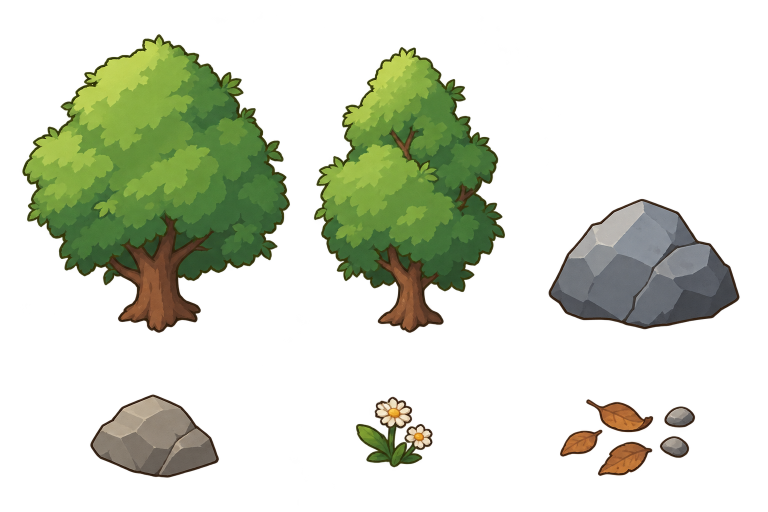
#> input picture art/scene_v07/props/generated.png, 1536 x 1024 px, found by its file name (shown at 1/2 size)
$ python finish_final_scenery_v2.py
#> lines starting #> are read from the running program, lines starting #| are printed output that depends on the picture; after the words box and inside, x2 and y2 are one past the last pixel; in counts of white or black regions, pixels touching at a corner belong together
from pathlib import Path
import json,hashlib
from PIL import Image
import numpy as np
out=Path('assets/exploration/final-v2');out.mkdir(parents=True,exist_ok=True)
source=Path('art/final-chapter-v2/props/generated.png');im=Image.open(source).convert('RGBA');files={}
#> further down, im is the input picture: PIL image 1536x1024 RGBA; mean R, G, B, A 55, 59.6, 32.4, 72.1
for i,name in enumerate(['pillar','stump','seat']):
 box=[(0,0,512,im.height),(512,0,980,im.height),(980,0,im.width,im.height)][i];pic=im.crop(box);a=np.array(pic);rgb=a[:,:,:3].astype(float)
 excess=np.minimum(rgb[:,:,0],rgb[:,:,2])-rgb[:,:,1];alpha=1-np.clip(excess/255,0,1);alpha[excess<12]=1;alpha[excess>130]=0
 for c,key in [(0,255),(1,0),(2,255)]:a[:,:,c]=np.clip((rgb[:,:,c]-key*(1-alpha))/np.maximum(alpha,.001),0,255).astype('uint8')
 a[:,:,3]=(alpha*255).astype('uint8');a[alpha==0]=0;pic=Image.fromarray(a);bounds=pic.getbbox();pic=pic.crop(bounds);pic.save(out/(name+'.png'))
 width={'pillar':78,'stump':76,'seat':103}[name]
 files[name]={'source':str(source),'ownership':box,'bounds':bounds,'source_size':pic.size,'world_width':width,'world_height':round(width*pic.height/pic.width,2),'anchor':'bottom center +6 world units','visible_magenta_pixels':int(((np.minimum(a[:,:,0].astype(int),a[:,:,2].astype(int))-a[:,:,1]>35)&(a[:,:,3]>64)).sum())}
#> this loop made 3 passes
#> bounds on passes 1 to 3: (0, 0, 512, 1024), (0, 0, 468, 1024), (0, 0, 556, 1024)
#> pass 1, `pic = im.crop(box)`:
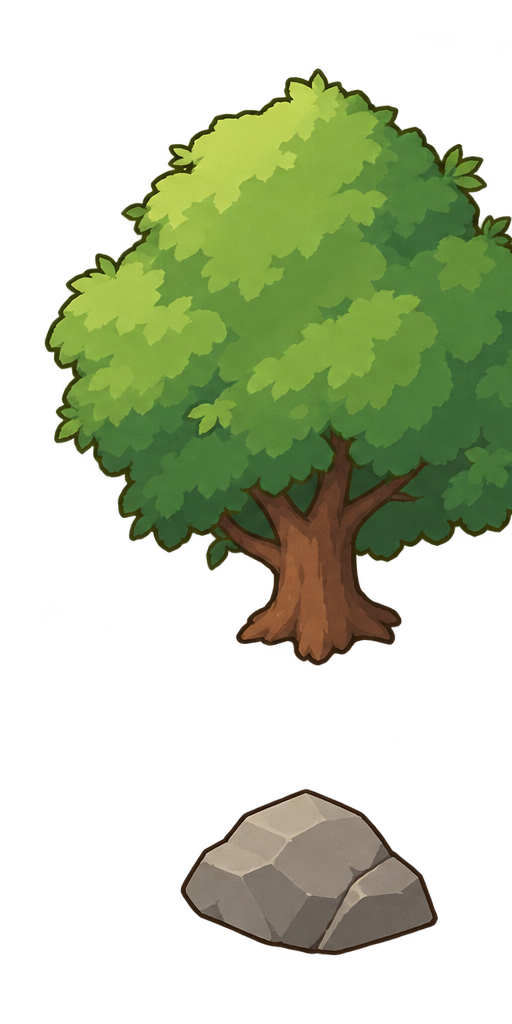
#> pic: PIL image 512x1024 RGBA; mean R, G, B, A 66.9, 76.5, 37.3, 102.5; transparent parts drawn white
#> pass 1, `rgb = a[:, :, :3].astype(float)`:
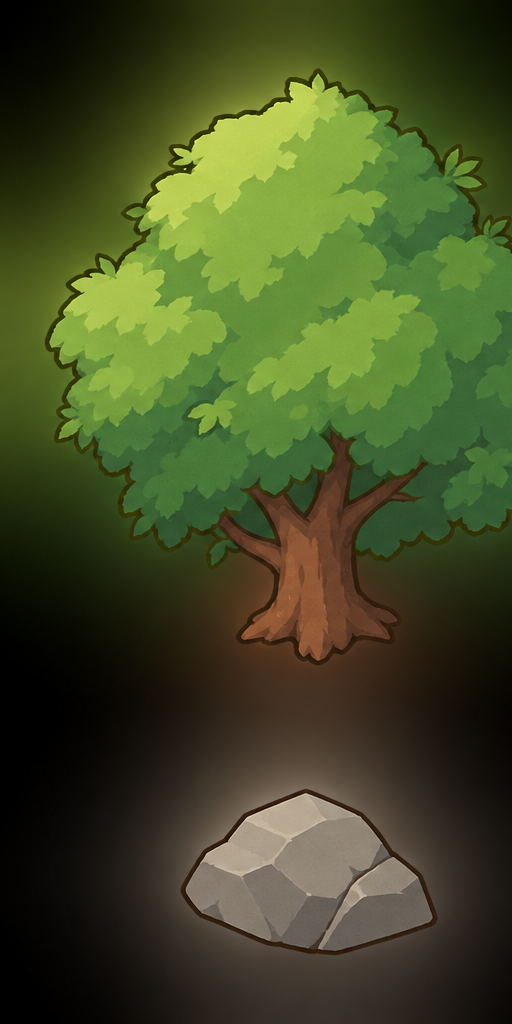
#> rgb: shape (1024, 512, 3) float64; mean R, G, B 66.9, 76.5, 37.3
#> pass 1, `excess = np.minimum(rgb[:, :, 0], rgb[:, :, 2]) - rgb[:, :, 1]`:
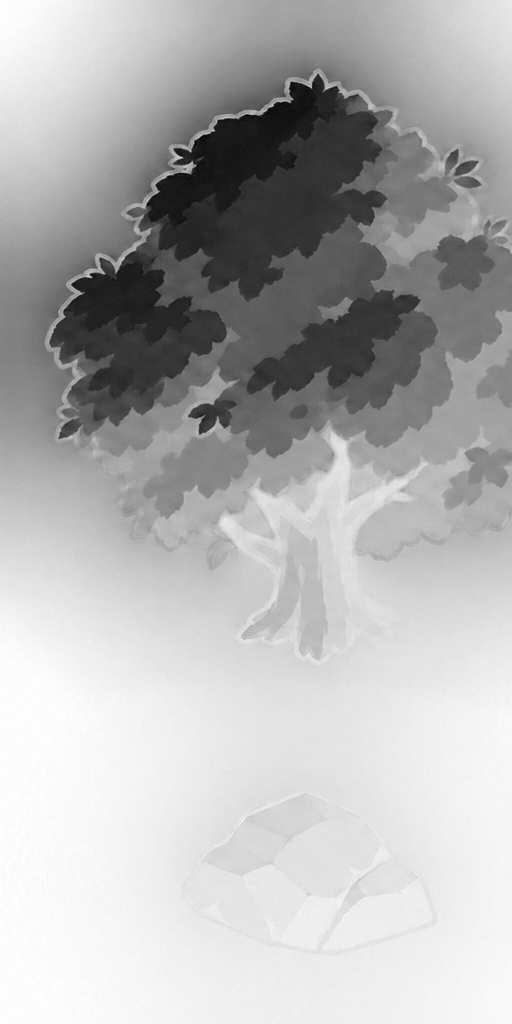
#> excess: shape (1024, 512) float64; min -136, max 1, mean -39.18; drawn with min black and max white
#> pass 1, `alpha = 1 - np.clip(excess / 255, 0, 1)`:
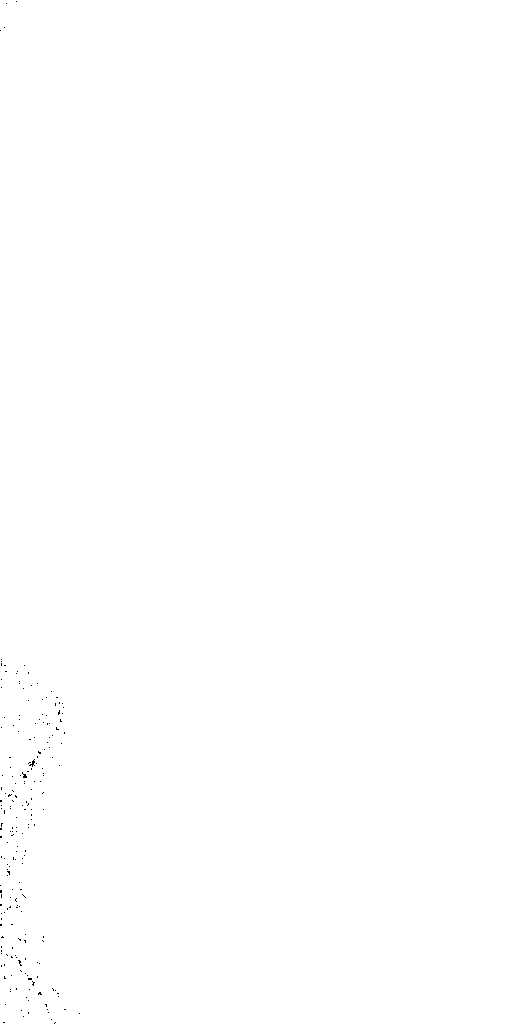
#> alpha: shape (1024, 512) float64; values 0.996 (black) and 1 (white), 99.9% white; black in thin lines or dots, all inside (x1, y1, x2, y2) = (0, 1, 80, 1024)
#> after the loop:
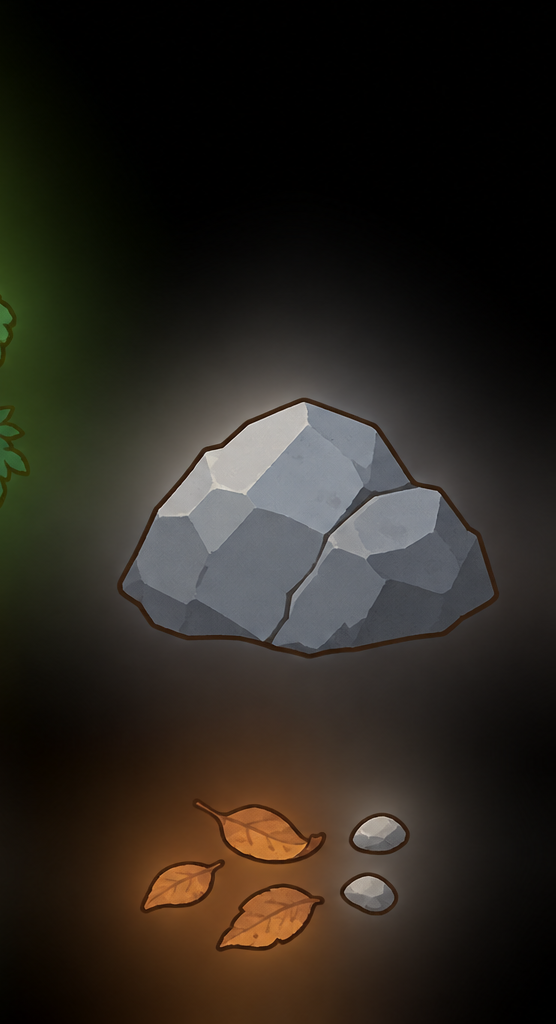
#> a: shape (1024, 556, 4); mean R, G, B, A 42.9, 37.8, 31, 255
#> after the loop: alpha: shape (1024, 556) float64; every value is 1
#> after the loop, files = 3 items
source=Path('art/final-chapter-v2/ground-retry/generated.png');im=Image.open(source).convert('RGB');im.save(out/'ground.png');files['ground']={'source':str(source),'size':im.size,'processing':'Whole continuous texture. Runtime irregular world-space gradual opacity mask, no source cropping or painted silhouette.'}
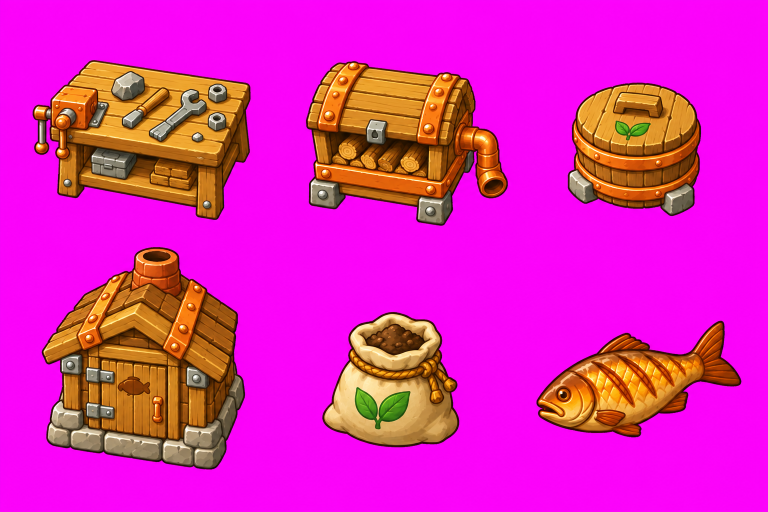
#> input picture art/camp-expansion-v2/revised/generated.png, 1536 x 1024 px, found by its file name (shown at 1/2 size)
#> further down, im is the input picture: PIL image 1536x1024 RGB; mean R, G, B 225.1, 34.8, 184.7
for name,row in files.items():row['sha256']=hashlib.sha256((out/(name+'.png')).read_bytes()).hexdigest()
#> this loop made 4 passes
#> name on passes 1 to 4: 'pillar', 'stump', 'seat', 'ground'
(out/'provenance.json').write_text(json.dumps({'route':'local:codex-cli','art_source':'host_image','model':'codex-image_gen','estimateUsd':0,'files':files,'visual_approval':'pending user review','failure':'first ground generation capacity error; retried without changing model'},ensure_ascii=False,indent=2),encoding='utf-8')
print(json.dumps(files,ensure_ascii=False))
#> (printed output is left out)
